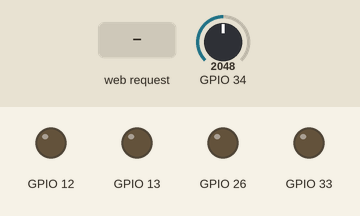
The sketch below on a simulated ESP32. Parts: output pins drawn as LEDs (lit = HIGH). The test bench sets the inputs (shaded band); at power-on: GPIO 34 = 2048. WiFi joins after 1.5 s; servers stay silent unless stated; what the sketch prints to the serial monitor is not drawn.

Above: at 2.7 s.
2.8 s: HTTP request GET /set received
At 3.5 s:
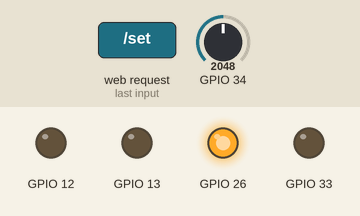
4.3 s: HTTP request GET /set?ls=1 received
At 4.6 s:
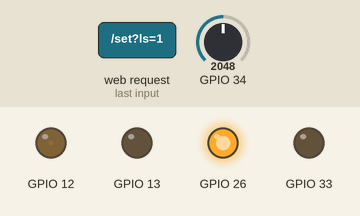
5.8 s: HTTP request GET /set?ls=120 received
At 7.0 s:
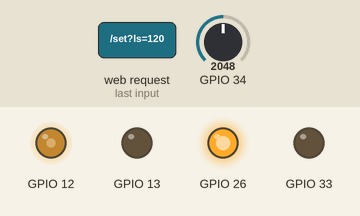
7.3 s: HTTP request GET /set?rs=1 received
At 8.1 s:
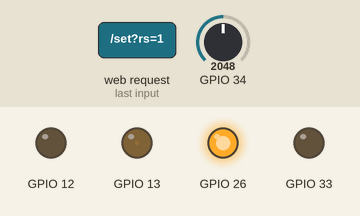
8.8 s: HTTP request GET /set?rs=120 received
At 9.2 s:
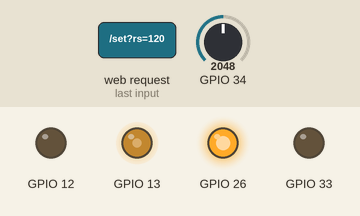
10.3 s: HTTP request GET /set?ls=1&rs=1&ld=1 received
At 11.6 s:
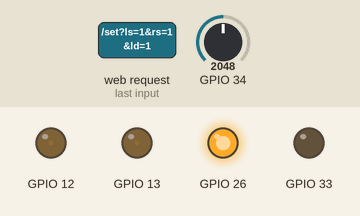
Timing chart, 0 to 12.8 s (numbered marks = the images above; inputs shaded):
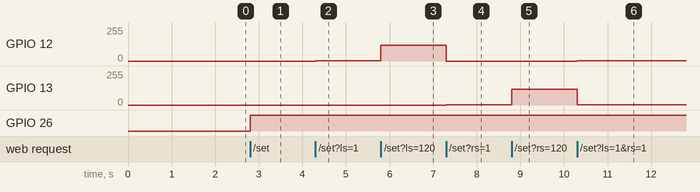

The sketch:

RobotWifi.ino
```cpp
#include <WiFi.h>
#include <WebServer.h>

const char *ssid = "ssid";
const char *password = "password";

WebServer server(80);

int leftMotorSpeed;
int rightMotorSpeed;
int left_motor_direction;
int right_motor_direction;
int adjustedRightSpeed;
int adjustedLeftSpeed;

float speedTrim = 0.0;


void setup() {
  Serial.begin(115200);
  pinMode(12, OUTPUT);
  pinMode(13, OUTPUT);
  pinMode(26, OUTPUT);
  pinMode(33, OUTPUT);


  pinMode(34, INPUT);
  delay(10);

  Serial.print("Connecting to ");
  Serial.println(ssid);
  WiFi.begin(ssid, password);
  while (WiFi.status() != WL_CONNECTED) {
    delay(500);
    Serial.print(".");
  }

  // Print local IP address and start web server
  Serial.println("");
  Serial.println("WiFi connected.");
  Serial.println("IP address: ");
  Serial.println(WiFi.localIP());


  server.on("/set", set_state);
  server.on("/get", get_state);
  server.onNotFound(handle_NotFound);

  server.begin();
  Serial.println("HTTP server started");

}

void loop(){
  server.handleClient();
  speedTrim = float(analogRead(34));

  // Serial.print("Turn pin 34:");
  // Serial.println(analogRead(34));

  // delay(1000);
  float trimPercent = (speedTrim - 2048) / 2048.0;

  adjustedRightSpeed = rightMotorSpeed;
  adjustedLeftSpeed = leftMotorSpeed;

  if (trimPercent > 0) {
    adjustedLeftSpeed = leftMotorSpeed * (1.0 - trimPercent);
  } else {
    adjustedRightSpeed = rightMotorSpeed * (1.0 + trimPercent);
  }

  analogWrite(12, adjustedLeftSpeed);
  analogWrite(13, adjustedRightSpeed);
  digitalWrite(26, left_motor_direction);
  digitalWrite(33, right_motor_direction);
}

void set_state() {
  leftMotorSpeed = server.hasArg("ls") ? server.arg("ls").toInt() : 0;
  rightMotorSpeed = server.hasArg("rs") ? server.arg("rs").toInt() : 0;
  left_motor_direction = (server.hasArg("ld") && server.arg("ld") == "f") ? LOW : HIGH;
  right_motor_direction = (server.hasArg("rd") && server.arg("rd") == "f") ? HIGH : LOW;
  server.send(200, "text/plain", "Request received!!");
}

void get_state() {
  server.send(200, "text/plain", "speed trim %: " + String((speedTrim - 2048) / 2048.0) + "speed trim: " + String(speedTrim) + " left: " + String(adjustedLeftSpeed) + " right: " + String(adjustedRightSpeed) + " pre left: " + String(leftMotorSpeed) + " pre right: " + String(rightMotorSpeed));
}


void handle_NotFound(){
  server.send(404, "text/plain", "Not found");
}
```

Measured:
- after the input at 2.8 s, GPIO 26: LOW → HIGH at once
- after the input at 4.3 s, GPIO 12: 0/255 → 1/255 at once
- after the input at 5.8 s, GPIO 12: 1/255 → 120/255 at once
- after the input at 7.3 s, GPIO 12: 120/255 → 0/255 at once; GPIO 13: 0/255 → 1/255 at once
- after the input at 8.8 s, GPIO 13: 1/255 → 120/255 at once
- after the input at 10.3 s, GPIO 12: 0/255 → 1/255 at once; GPIO 13: 120/255 → 1/255 at once
